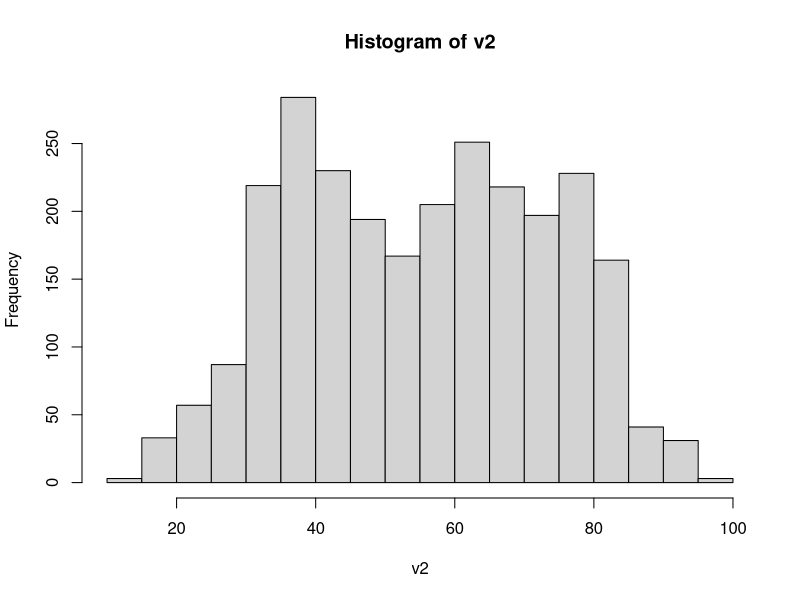
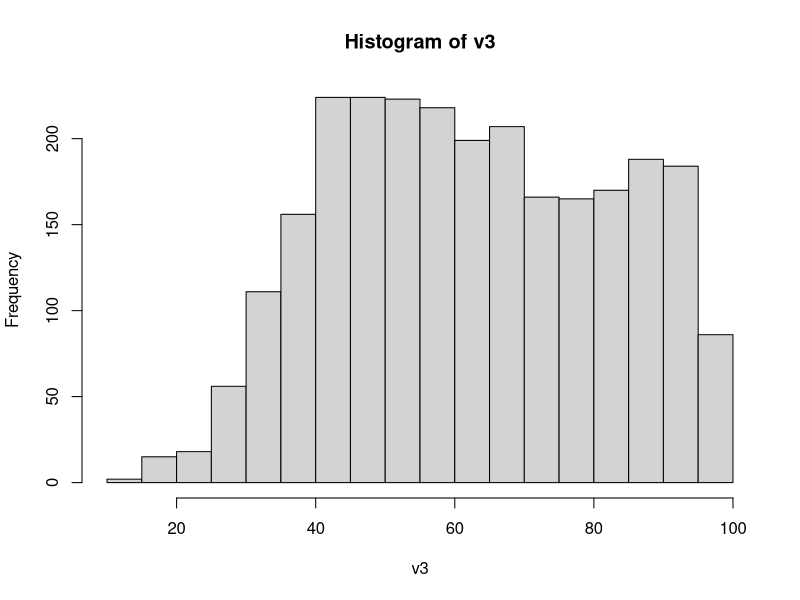
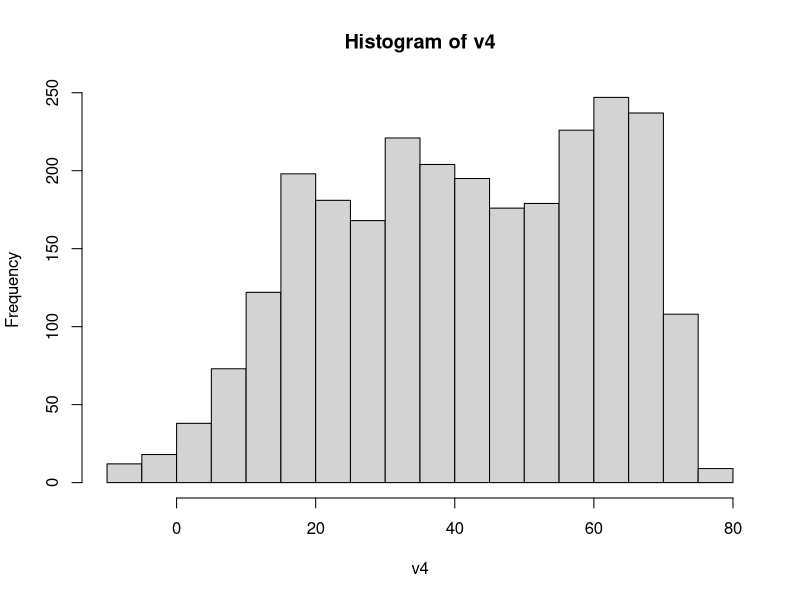
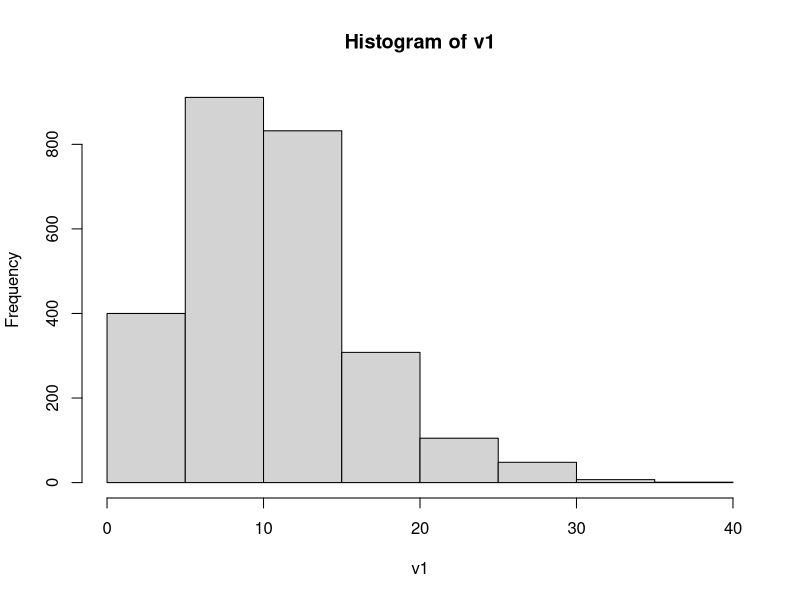

Generate these figures, in order, with R:
# nombre del archivo a mandar por correo:
# nombre_apellido_inferencia_profesor.R
# ejemplo:
# juan_perez_estadistica_mayer.R

# No olvide ejecutar las líneas 6 y 11 antes de empezar el resto del trabajo
library(readxl)


# 1. Use la función read_excel para cargar los datos que se encuentran en el archivo excel datos_ie.xlsx
misdatos <- read_excel("datos_ie.xlsx")





# 2. Para la variable "velocidad_viento", que es una de las columnas de los datos 
# que acaba de cargar, encuentre lo siguiente usando la función quantile:
# 2.1 el cuantil 0.025 (2 pto)
# 2.2 la mediana (2 pto)
# 2.3 el cuantil 0.975 (2 pto)
# Nota la función quantile es la que calcula cuantiles de un vector. Por ejemplo si el vector se llama x y
# queremos calcular el cuantil 37 escribiremos en R quantile(x, 0.3

v1<-c(misdatos$velocidad_viento)
median(v1)






# 3. Para la variable "temperatura" compute lo siguiente
# 3.1 la media (2 pto)
# 3.2 la desviación estandar    (2 pto)
# 3.3 la cantidad de observaciones (n)   (2 pto)
# 3.4 la desviación estandar, dividida por la raíz de n  (2 pto)

v2<-c(misdatos$temperatura)
mean(v2)
sd(v2)
robs<-2612
# ds(v2/((2612)*(1/2))
# sd(v2/((2612)*(1/2)))
      



   # 4. Grafique los histogramas de estas cuatro variables: temperatura, humedad,
# punto_rocio y velocidad_viento. Puede usar cualquier función y paquete de R (4 pts)

v2<-c(misdatos$temperatura)
v3<-c(misdatos$humedad)
v4<-c(misdatos$punto_rocio)
v1<-c(misdatos$velocidad_viento)
hist(v2)
hist(v3)
hist(v4)
hist(v1)




# 5. Use el comando pnorm, para encontrar la probabilidad de que una variable aleatoria normal
# estándard esté entre -1 y 1.2, es decir, encontrar P(-1 <= z <= 1.2)
# Nota, el comando pnorm asume por defecto que nuestra normal es estándar. (2 pto)


